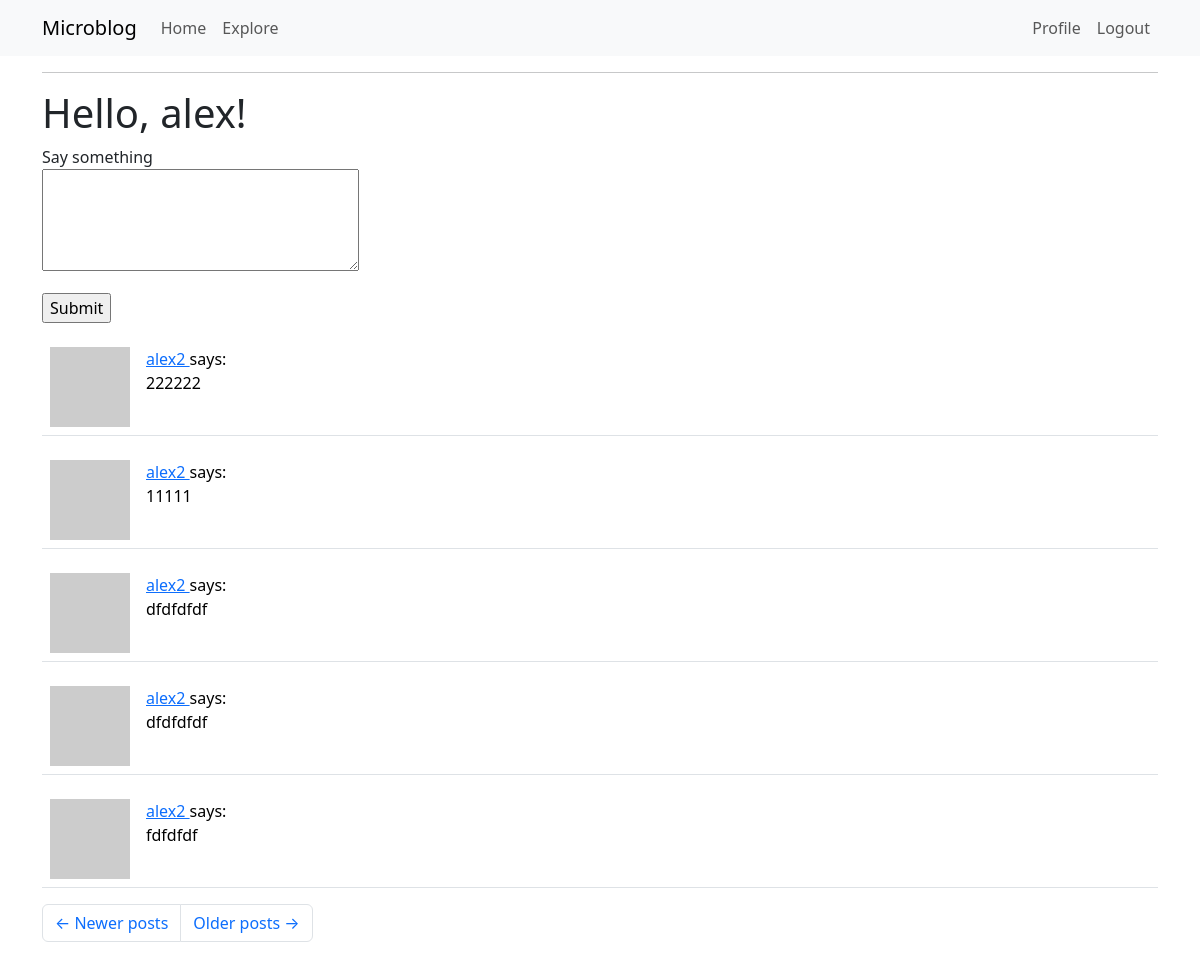
Screenshot of /index?page=2 (signed in) with the database file from the repository.
### app/models.py (models this page shows, shortened)
class User(UserMixin, db.Model):
    id = db.Column(db.Integer, primary_key=True)
    username = db.Column(db.String(64), index=True, unique=True)
    email = db.Column(db.String(120), index=True, unique=True)
    password_hash = db.Column(db.String(128))
    posts = db.relationship('Post', backref='author', lazy='dynamic')
    about_me = db.Column(db.String(140))
    last_seen = db.Column(db.DateTime, default=datetime.utcnow)
    followed = db.relationship(
        'User', secondary=followers,
        primaryjoin=(followers.c.follower_id == id),
        secondaryjoin=(followers.c.followed_id == id),
        backref=db.backref('followers', lazy='dynamic'), lazy='dynamic')
    def followed_posts(self):
        followed = Post.query.join(
            followers, (followers.c.followed_id == Post.user_id)).filter(
                followers.c.follower_id == self.id)
        own = Post.query.filter_by(user_id=self.id)
        return followed.union(own).order_by(Post.timestamp.desc())
    def avatar(self, size):
        digest = md5(self.email.lower().encode('utf-8')).hexdigest()
        return 'https://www.gravatar.com/avatar/{}?d=identicon&s={}'.format(
            digest, size)

class Post(db.Model):
    id = db.Column(db.Integer, primary_key=True)
    body = db.Column(db.String(140))
    timestamp = db.Column(db.DateTime, index=True, default=datetime.utcnow)
    user_id = db.Column(db.Integer, db.ForeignKey('user.id'))

### app/routes.py (the view)
@app.route('/', methods=['GET', 'POST'])
@app.route('/index', methods=['GET', 'POST'])
@login_required
def index():
    form = PostForm()
    if form.validate_on_submit():
        post = Post(body=form.post.data, author=current_user)
        db.session.add(post)
        db.session.commit()
        flash('Your post is now live!')
        return redirect(url_for('index'))
    page = request.args.get('page', 1, type=int)
    posts = current_user.followed_posts().paginate(
        page=page, per_page=app.config['POSTS_PER_PAGE'], error_out=False)
    next_url = url_for('index', page=posts.next_num) \
        if posts.has_next else None
    prev_url = url_for('index', page=posts.prev_num) \
        if posts.has_prev else None
    return render_template('index.html', title = 'Home', user = current_user, form=form, posts=posts.items,
                           next_url=next_url, prev_url=prev_url)

### app/forms.py
class PostForm(FlaskForm):
    post = TextAreaField('Say something', validators=[
        DataRequired(), Length(min=1, max=140)])
    submit = SubmitField('Submit')

### app/models.py (called while the page is built)
@login.user_loader
def load_user(id):
    return User.query.get(int(id))

### app/routes.py (called while the page is built)
@app.before_request
def before_request():
    if current_user.is_authenticated:
        current_user.last_seen = datetime.utcnow()
        db.session.commit()

### app/templates/index.html (shortened to what this page needs)
{% extends "base.html" %}
{% block content %}
    <h1>Hello, {{ user.username }}!</h1>
    {% if form %}
    <form action="" method="post">
        <p>
            {{ form.post.label }}<br>
            {{ form.post(cols=32, rows=4) }}<br>
        </p>
        <p>{{ form.submit() }}</p>
    </form>
    {% endif %}
    {% for post in posts %}
        {% include '_post.html' %}
    {% endfor %}
    <nav aria-label="Post navigation">
        <ul class="pagination">
            <li class="page-item{% if not prev_url %} disabled{% endif %}">
                <a class="page-link" href="{{ prev_url }}">
                    <span aria-hidden="true">&larr;</span> Newer posts
                </a>
            </li>
            <li class="page-item{% if not next_url %} disabled{% endif %}">
                <a class="page-link" href="{{ next_url }}">
                    Older posts <span aria-hidden="true">&rarr;</span>
                </a>
            </li>
        </ul>
    </nav>
{% endblock %}

### app/templates/_post.html
    <table class="table table-hover">
        <tr>
            <td width="70px">
                <a href="{{ url_for('user', username=post.author.username) }}">
                    <img src="{{ post.author.avatar(70) }}" />
                </a>
            </td>
            <td>
                <a href="{{ url_for('user', username=post.author.username) }}">
                    {{ post.author.username }}
                </a>
                says:
                <br>
                {{ post.body }}
            </td>
        </tr>
    </table>

### rows the page displays
User: username "alex"
Post: author.username "alex2", body "222222"
Post: author.username "alex2", body "11111"
Post: author.username "alex2", body "dfdfdfdf"
Post: author.username "alex2", body "dfdfdfdf"
Post: author.username "alex2", body "fdfdfdf"
